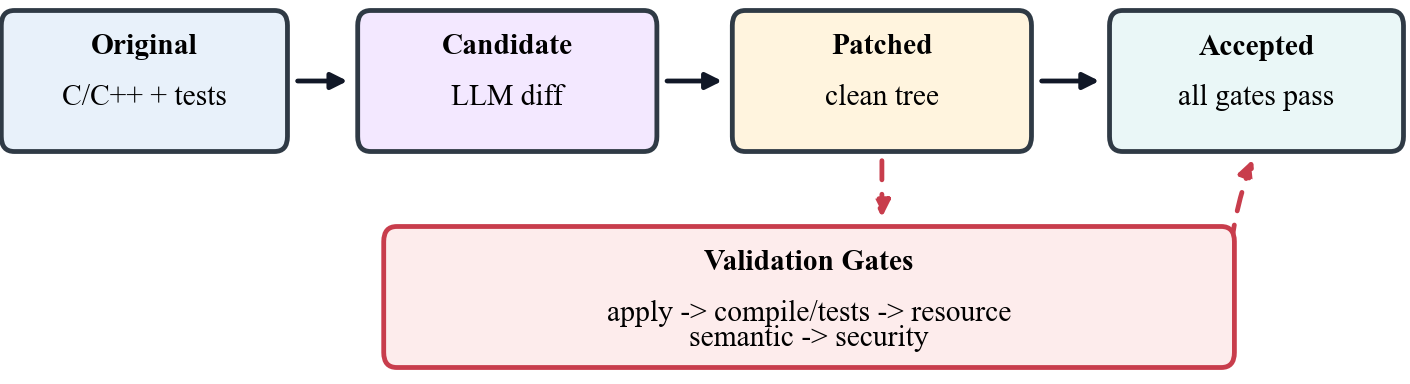

Generate this figure with Python:
"""Draw the preliminary safety model figure for the CARE paper."""

from __future__ import annotations

from pathlib import Path

import matplotlib.pyplot as plt
from matplotlib import font_manager
from matplotlib.patches import FancyArrowPatch, FancyBboxPatch


ROOT = Path(__file__).resolve().parents[2]
OUT_DIR = ROOT / "docs" / "figures"
PAPER_IMG_DIR = ROOT / "docs" / "paper" / "img"


def paper_font_family() -> list[str]:
    available = {font.name for font in font_manager.fontManager.ttflist}
    if "Times New Roman" in available:
        return ["Times New Roman"]
    if "Times" in available:
        return ["Times"]
    return ["Times New Roman", "Times", "DejaVu Serif"]


def box(ax, x, y, w, h, title, body, color, edge="#2F3A45"):
    patch = FancyBboxPatch(
        (x, y),
        w,
        h,
        boxstyle="round,pad=0.025,rounding_size=0.05",
        facecolor=color,
        edgecolor=edge,
        linewidth=1.15,
        zorder=2,
    )
    ax.add_patch(patch)
    ax.text(x + w / 2, y + h - 0.055, title, ha="center", va="top", fontsize=7.1, fontweight="bold")
    ax.text(x + w / 2, y + h - 0.22, body, ha="center", va="top", fontsize=7.1, linespacing=0.90)


def arrow(ax, start, end, color="#111827", dashed=False, rad=0.0, lw=1.4):
    ax.add_patch(
        FancyArrowPatch(
            start,
            end,
            arrowstyle="-|>",
            mutation_scale=8,
            linewidth=lw,
            color=color,
            linestyle=(0, (4, 3)) if dashed else "-",
            connectionstyle=f"arc3,rad={rad}",
            shrinkA=4,
            shrinkB=4,
            zorder=1,
        )
    )


def build():
    plt.rcParams.update(
        {
            "font.family": paper_font_family(),
            "pdf.fonttype": 42,
            "ps.fonttype": 42,
        }
    )
    fig, ax = plt.subplots(figsize=(4.7, 1.28))
    ax.set_xlim(0.02, 5.44)
    ax.set_ylim(0.02, 1.30)
    ax.axis("off")
    fig.subplots_adjust(left=0, right=1, bottom=0, top=1)

    box(ax, 0.05, 0.82, 1.05, 0.42, "Original", "C/C++ + tests", "#E8F1FA")
    box(ax, 1.42, 0.82, 1.10, 0.42, "Candidate", "LLM diff", "#F3E8FF")
    box(ax, 2.86, 0.82, 1.10, 0.42, "Patched", "clean tree", "#FFF4DE")
    box(ax, 4.31, 0.82, 1.08, 0.42, "Accepted", "all gates pass", "#EAF7F7")

    arrow(ax, (1.10, 1.03), (1.42, 1.03), lw=1.15)
    arrow(ax, (2.52, 1.03), (2.86, 1.03), lw=1.15)
    arrow(ax, (3.96, 1.03), (4.31, 1.03), lw=1.15)

    box(
        ax,
        1.52,
        0.10,
        3.22,
        0.42,
        "Validation Gates",
        "apply -> compile/tests -> resource\nsemantic -> security",
        "#FDECEC",
        edge="#C83D4C",
    )
    arrow(ax, (3.41, 0.82), (3.41, 0.52), color="#C83D4C", dashed=True, lw=1.15)
    arrow(ax, (4.74, 0.32), (4.86, 0.82), color="#C83D4C", dashed=True, rad=-0.10, lw=1.15)

    return fig


def main() -> None:
    OUT_DIR.mkdir(parents=True, exist_ok=True)
    PAPER_IMG_DIR.mkdir(parents=True, exist_ok=True)
    fig = build()
    for ext in ("pdf", "png", "svg"):
        for directory in (OUT_DIR, PAPER_IMG_DIR):
            path = directory / f"care_prelim_safety_model.{ext}"
            if ext == "png":
                fig.savefig(path, dpi=300, bbox_inches="tight", pad_inches=0, facecolor="white")
            else:
                fig.savefig(path, bbox_inches="tight", pad_inches=0, facecolor="white")
            print(path)
    plt.close(fig)


if __name__ == "__main__":
    main()
